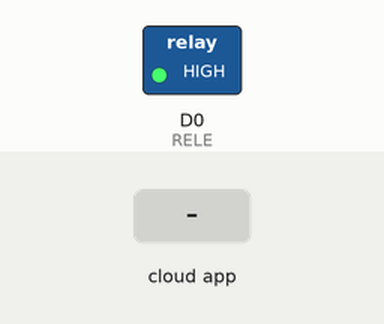
A sketch run on a simulated ESP8266 (NodeMCU). Shown: switched loads named in the sketch (green lamp = pin HIGH). The test bench sets the inputs (shaded band). What the sketch prints to the serial monitor is not drawn.

Above: at 2.7 s.
2.8 s: the phone or cloud app sets PORTAO to 1
At 3.7 s:
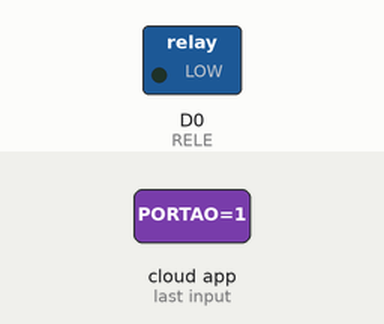
Timing chart, 0 to 6.3 s (numbered marks = the images above; inputs shaded):
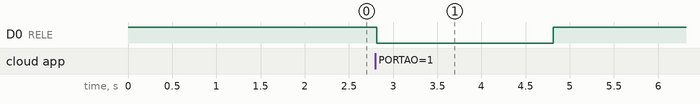

The sketch:

adafruit_portao_automacao.ino
```cpp
// Automação de portão elétrico com ESP8266 e Adafruit IO MQTT-Broker
// OBS.: Para carregar este script em seu ESP8266, é necessário instalar
// as bibliotecas da Adafruit IO e do ESP8266.

// Electric gate automation with ESP8266 and Adafruit IO MQTT-Broker
// OBS.: To load this script on your ESP8266, you need to install the
// Adafruit IO and ESP8266 libraries.

// By: Matheus Peixeiro . Follow me: github.com/matheuspeixeiro .

#include "config.h"

const byte RELE = D0;

// Instanciamento do feed da Adafruit (feed = variáveis na nuvem)
AdafruitIO_Feed *feedPortao = io.feed("PORTAO");

void setup() {
  pinMode(RELE, OUTPUT);
  digitalWrite(RELE, HIGH);

  Serial.begin(115200);
  delay(10);

  // Chama a função conectaBroker
  conectaBroker();
}

void loop() {// processa as mensagens e mantem a conexão ativa
  byte state = io.run();

  // verifica se está conectado
  if(state == AIO_NET_DISCONNECTED | state == AIO_DISCONNECTED){
    conectaBroker(); //função para conectar ao broker
  }
}

void conectaBroker(){

  //conectando à nuvem adafruit io mqtt-broker
  Serial.print("Conectando ao Adafruit IO");
  io.connect();
  while (io.status() < AIO_CONNECTED) {
    Serial.print(".");
    delay(500);
  }
  Serial.println(io.statusText()); // mostrar que foi conectado
  Serial.println("Setup concluído");

  // instancia um handler para recepção da mensagem do feed PORTAO
  feedPortao->onMessage(handlePortao);

  //obtendo valor atual:
  feedPortao->get();

}

void handlePortao(AdafruitIO_Data *data) {
  // Mensagem
  Serial.print("Recebido  <- ");
  Serial.print(data->feedName());
  Serial.print(" : ");
  Serial.println(data->value());

  //Aciona saída conforme dado recebido
  if(data->isTrue()) {// se for 1
    digitalWrite(RELE, LOW);
    delay(2000);
    digitalWrite(RELE, HIGH);
    delay(2000);
  }

}
```

config.h
```cpp
// Dados MQTT
#define IO_USERNAME  "ADAFRUIT_IO_USERNAME"
#define IO_KEY       "ADAFRUIT_IO_KEY"

// Dados Wi-Fi
#define   WIFI_SSID   "SSID_WIFI"
#define   WIFI_PASS   "PASSWORD_WIFI"

// Dados para comunicação
#include "AdafruitIO_WiFi.h"
AdafruitIO_WiFi io(IO_USERNAME, IO_KEY, WIFI_SSID, WIFI_PASS);
```

Measured:
- after the input at 2.8 s, D0 (RELE): HIGH → LOW at once, → HIGH 2.0 s later
